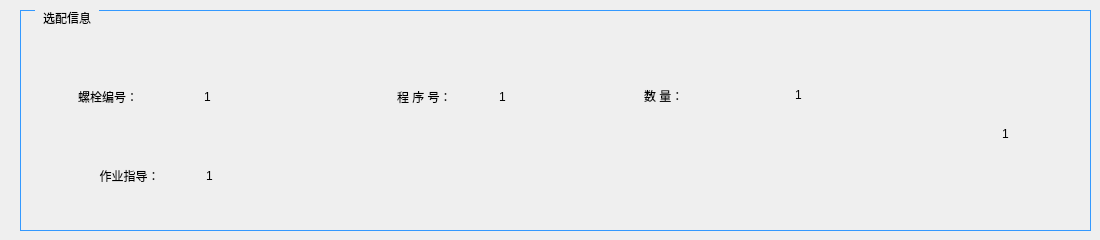
       <widget class="QWidget" name="page_41">
        <widget class="QGroupBox" name="groupBox_14">
         <property name="geometry">
          <rect>
           <x>20</x>
           <y>10</y>
           <width>1071</width>
           <height>221</height>
          </rect>
         </property>
         <property name="styleSheet">
          <string notr="true">QGroupBox {
    font: 14pt &quot;黑体&quot;;
    margin-top: 1ex;
    border-width:0.5px;  
    border-style:solid;
    border-color: rgb(51, 153, 255);  
}

QGroupBox::title {
    subcontrol-origin: margin;
    subcontrol-position: top left;
    left:15px;      
    margin-left: 5px;
    margin-right: 5px;
    padding:1px;
}</string>
         </property>
         <property name="title">
          <string>选配信息</string>
         </property>
         <widget class="QPushButton" name="pushButton_89">
          <property name="geometry">
           <rect>
            <x>975</x>
            <y>67</y>
            <width>29</width>
            <height>17</height>
           </rect>
          </property>
          <property name="focusPolicy">
           <enum>Qt::NoFocus</enum>
          </property>
          <property name="styleSheet">
           <string notr="true">border-image: url(:/LCD_CS351/LCD_CS351/35_all/up.bmp);</string>
          </property>
          <property name="text">
           <string/>
          </property>
          <property name="flat">
           <bool>true</bool>
          </property>
         </widget>
         <widget class="QPushButton" name="pushButton_90">
          <property name="geometry">
           <rect>
            <x>976</x>
            <y>161</y>
            <width>29</width>
            <height>17</height>
           </rect>
          </property>
          <property name="focusPolicy">
           <enum>Qt::NoFocus</enum>
          </property>
          <property name="styleSheet">
           <string notr="true">border-image: url(:/LCD_CS351/LCD_CS351/35_all/down.bmp);</string>
          </property>
          <property name="text">
           <string/>
          </property>
          <property name="flat">
           <bool>true</bool>
          </property>
         </widget>
         <widget class="QLabel" name="label_74">
          <property name="geometry">
           <rect>
            <x>982</x>
            <y>102</y>
            <width>21</width>
            <height>43</height>
           </rect>
          </property>
          <property name="styleSheet">
           <string notr="true">font: 14pt &quot;Arial&quot;;</string>
          </property>
          <property name="text">
           <string>1</string>
          </property>
         </widget>
         <widget class="QLabel" name="label_70">
          <property name="geometry">
           <rect>
            <x>58</x>
            <y>71</y>
            <width>91</width>
            <height>31</height>
           </rect>
          </property>
          <property name="styleSheet">
           <string notr="true">font: 14pt &quot;黑体&quot;;</string>
          </property>
          <property name="text">
           <string>螺栓编号：</string>
          </property>
         </widget>
         <widget class="QLabel" name="label_75">
          <property name="geometry">
           <rect>
            <x>184</x>
            <y>71</y>
            <width>41</width>
            <height>31</height>
           </rect>
          </property>
          <property name="styleSheet">
           <string notr="true">font: 14pt &quot;Arial&quot;;</string>
          </property>
          <property name="text">
           <string>1</string>
          </property>
         </widget>
         <widget class="QPushButton" name="pushButton_91">
          <property name="geometry">
           <rect>
            <x>54</x>
            <y>150</y>
            <width>111</width>
            <height>31</height>
           </rect>
          </property>
          <property name="styleSheet">
           <string notr="true">font: 14pt &quot;黑体&quot;;</string>
          </property>
          <property name="text">
           <string>作业指导：</string>
          </property>
          <property name="flat">
           <bool>true</bool>
          </property>
         </widget>
         <widget class="QLabel" name="label_78">
          <property name="geometry">
           <rect>
            <x>186</x>
            <y>152</y>
            <width>41</width>
            <height>28</height>
           </rect>
          </property>
          <property name="styleSheet">
           <string notr="true">font: 14pt &quot;Arial&quot;;</string>
          </property>
          <property name="text">
           <string>1</string>
          </property>
         </widget>
         <widget class="QLabel" name="label_71">
          <property name="geometry">
           <rect>
            <x>377</x>
            <y>71</y>
            <width>96</width>
            <height>31</height>
           </rect>
          </property>
          <property name="styleSheet">
           <string notr="true">font: 14pt &quot;黑体&quot;;</string>
          </property>
          <property name="text">
           <string>程 序 号：</string>
          </property>
         </widget>
         <widget class="QLabel" name="label_76">
          <property name="geometry">
           <rect>
            <x>479</x>
            <y>71</y>
            <width>51</width>
            <height>31</height>
           </rect>
          </property>
          <property name="styleSheet">
           <string notr="true">font: 14pt &quot;Arial&quot;;</string>
          </property>
          <property name="text">
           <string>1</string>
          </property>
         </widget>
         <widget class="QLabel" name="label_72">
          <property name="geometry">
           <rect>
            <x>624</x>
            <y>71</y>
            <width>72</width>
            <height>29</height>
           </rect>
          </property>
          <property name="styleSheet">
           <string notr="true">font: 14pt &quot;黑体&quot;;</string>
          </property>
          <property name="text">
           <string>数 量：</string>
          </property>
         </widget>
         <widget class="QLabel" name="label_73">
          <property name="geometry">
           <rect>
            <x>702</x>
            <y>68</y>
            <width>57</width>
            <height>43</height>
           </rect>
          </property>
          <property name="styleSheet">
           <string notr="true">border-image: url(:/LCD_CS351/LCD_CS351/logo/luosi.png);</string>
          </property>
          <property name="text">
           <string/>
          </property>
         </widget>
         <widget class="QLabel" name="label_77">
          <property name="geometry">
           <rect>
            <x>775</x>
            <y>71</y>
            <width>41</width>
            <height>28</height>
           </rect>
          </property>
          <property name="styleSheet">
           <string notr="true">font: 14pt &quot;Arial&quot;;</string>
          </property>
          <property name="text">
           <string>1</string>
          </property>
         </widget>
        </widget>
       </widget>
